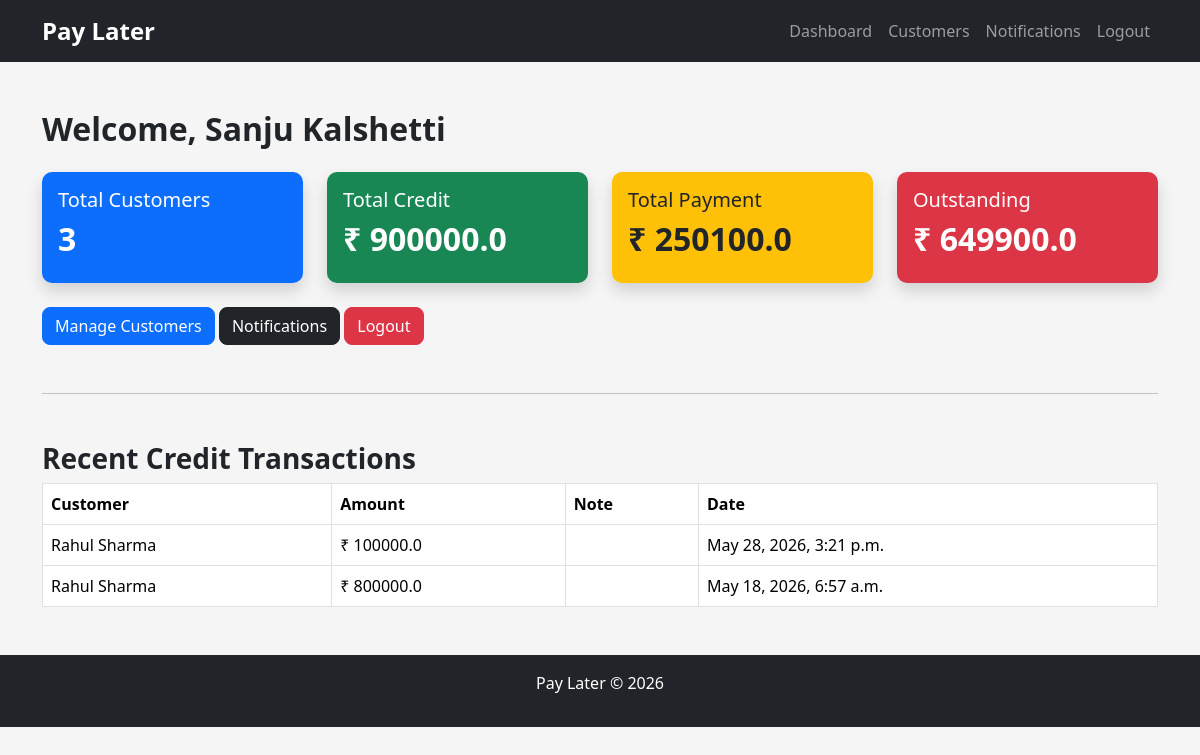
Page /dashboard/ (signed in) on the committed database.
### core/models.py (models this page shows, shortened)
class Merchant(models.Model):
    name = models.CharField(max_length=150)
    email = models.CharField(max_length=100)
    phone = models.CharField(max_length=15)
    business_name = models.CharField(max_length=150)
    password = models.CharField(max_length=100)   # plain text
    status = models.CharField(max_length=20, default='Pending')
    is_active = models.BooleanField(default=True)

class CreditTransaction(models.Model):
    customer = models.ForeignKey(
        Customer,
        on_delete=models.CASCADE
    )
    amount = models.FloatField()
    note = models.TextField(
        blank=True,
        null=True
    )
    file = models.FileField(
        upload_to='credits/',
        blank=True,
        null=True
    )
    created_at = models.DateTimeField(
        auto_now_add=True
    )

class Customer(models.Model):
    merchant = models.ForeignKey(Merchant, on_delete=models.CASCADE)
    customer_name = models.CharField(max_length=150)
    phone = models.CharField(max_length=15)
    notes = models.TextField(blank=True, null=True)
    file = models.FileField(upload_to='customers/', blank=True, null=True)

### core/views.py (the view)
# urls.py: path('dashboard/', views.dashboard),
def dashboard(request):
    merchant_id = request.session.get('merchant_id')
    if not merchant_id:
        return redirect('/login/')
    merchant = Merchant.objects.get(id=merchant_id)
    customers = Customer.objects.filter(
        merchant=merchant
    )
    customer_count = customers.count()
    credits = CreditTransaction.objects.filter(
        customer__merchant=merchant
    )
    payments = Payment.objects.filter(
        customer__merchant=merchant
    )
    total_credit = sum(
        float(i.amount) for i in credits
    )
    total_payment = sum(
        float(i.amount) for i in payments
    )
    outstanding = total_credit - total_payment
    recent_credits = credits.order_by(
        '-id'
    )[:5]
    context = {
        'merchant': merchant,
        'customer_count': customer_count,
        'total_credit': total_credit,
        'total_payment': total_payment,
        'outstanding': outstanding,
        'recent_credits': recent_credits
    }
    return render(request,
    'merchant/dashboard.html',
    context)

### templates/merchant/dashboard.html
{% extends 'base.html' %}
{% block content %}
<h2 class="mb-4">
    Welcome,
    {{ merchant.name }}
</h2>
<div class="row">
    <div class="col-md-3">
        <div class="card bg-primary text-white p-3 shadow">
            <h5>Total Customers</h5>
            <h2>{{ customer_count }}</h2>
        </div>
    </div>
    <div class="col-md-3">
        <div class="card bg-success text-white p-3 shadow">
            <h5>Total Credit</h5>
            <h2>₹ {{ total_credit }}</h2>
        </div>
    </div>
    <div class="col-md-3">
        <div class="card bg-warning text-dark p-3 shadow">
            <h5>Total Payment</h5>
            <h2>₹ {{ total_payment }}</h2>
        </div>
    </div>
    <div class="col-md-3">
        <div class="card bg-danger text-white p-3 shadow">
            <h5>Outstanding</h5>
            <h2>₹ {{ outstanding }}</h2>
        </div>
    </div>
</div>
<div class="mt-4">
    <a href="/customers/"
    class="btn btn-primary">
        Manage Customers
    </a>
    <a href="/notifications/"
    class="btn btn-dark">
    Notifications
    </a>
    <a href="/logout/"
    class="btn btn-danger">
        Logout
    </a>
</div>
<hr class="my-5">
<h3>Recent Credit Transactions</h3>
<table class="table table-bordered">
    <tr>
        <th>Customer</th>
        <th>Amount</th>
        <th>Note</th>
        <th>Date</th>
    </tr>
    {% for i in recent_credits %}
    <tr>
        <td>{{ i.customer.customer_name }}</td>
        <td>₹ {{ i.amount }}</td>
        <td>{{ i.note }}</td>
        <td>{{ i.created_at }}</td>
    </tr>
    {% endfor %}
</table>
{% endblock %}

### static/css/style.css (style rules this page uses)
body { background-color:#f5f5f5; }
.card { border:none; border-radius:10px; }
.table { background:white; }
.btn { border-radius:8px; }
h2, h3, h4 { font-weight:bold; }
.shadow { box-shadow:0px 0px 10px rgba(0,0,0,0.1); }

### rows in the picture
Merchant: name "Sanju Kalshetti"
CreditTransaction: customer.customer_name "Rahul Sharma", amount "100000.0", created_at "May 28, 2026, 3:21 p.m."
CreditTransaction: customer.customer_name "Rahul Sharma", amount "800000.0", created_at "May 18, 2026, 6:57 a.m."

### other values in the picture
{{ customer_count }} "3"
{{ total_credit }} "900000.0"
{{ total_payment }} "250100.0"
{{ outstanding }} "649900.0"
